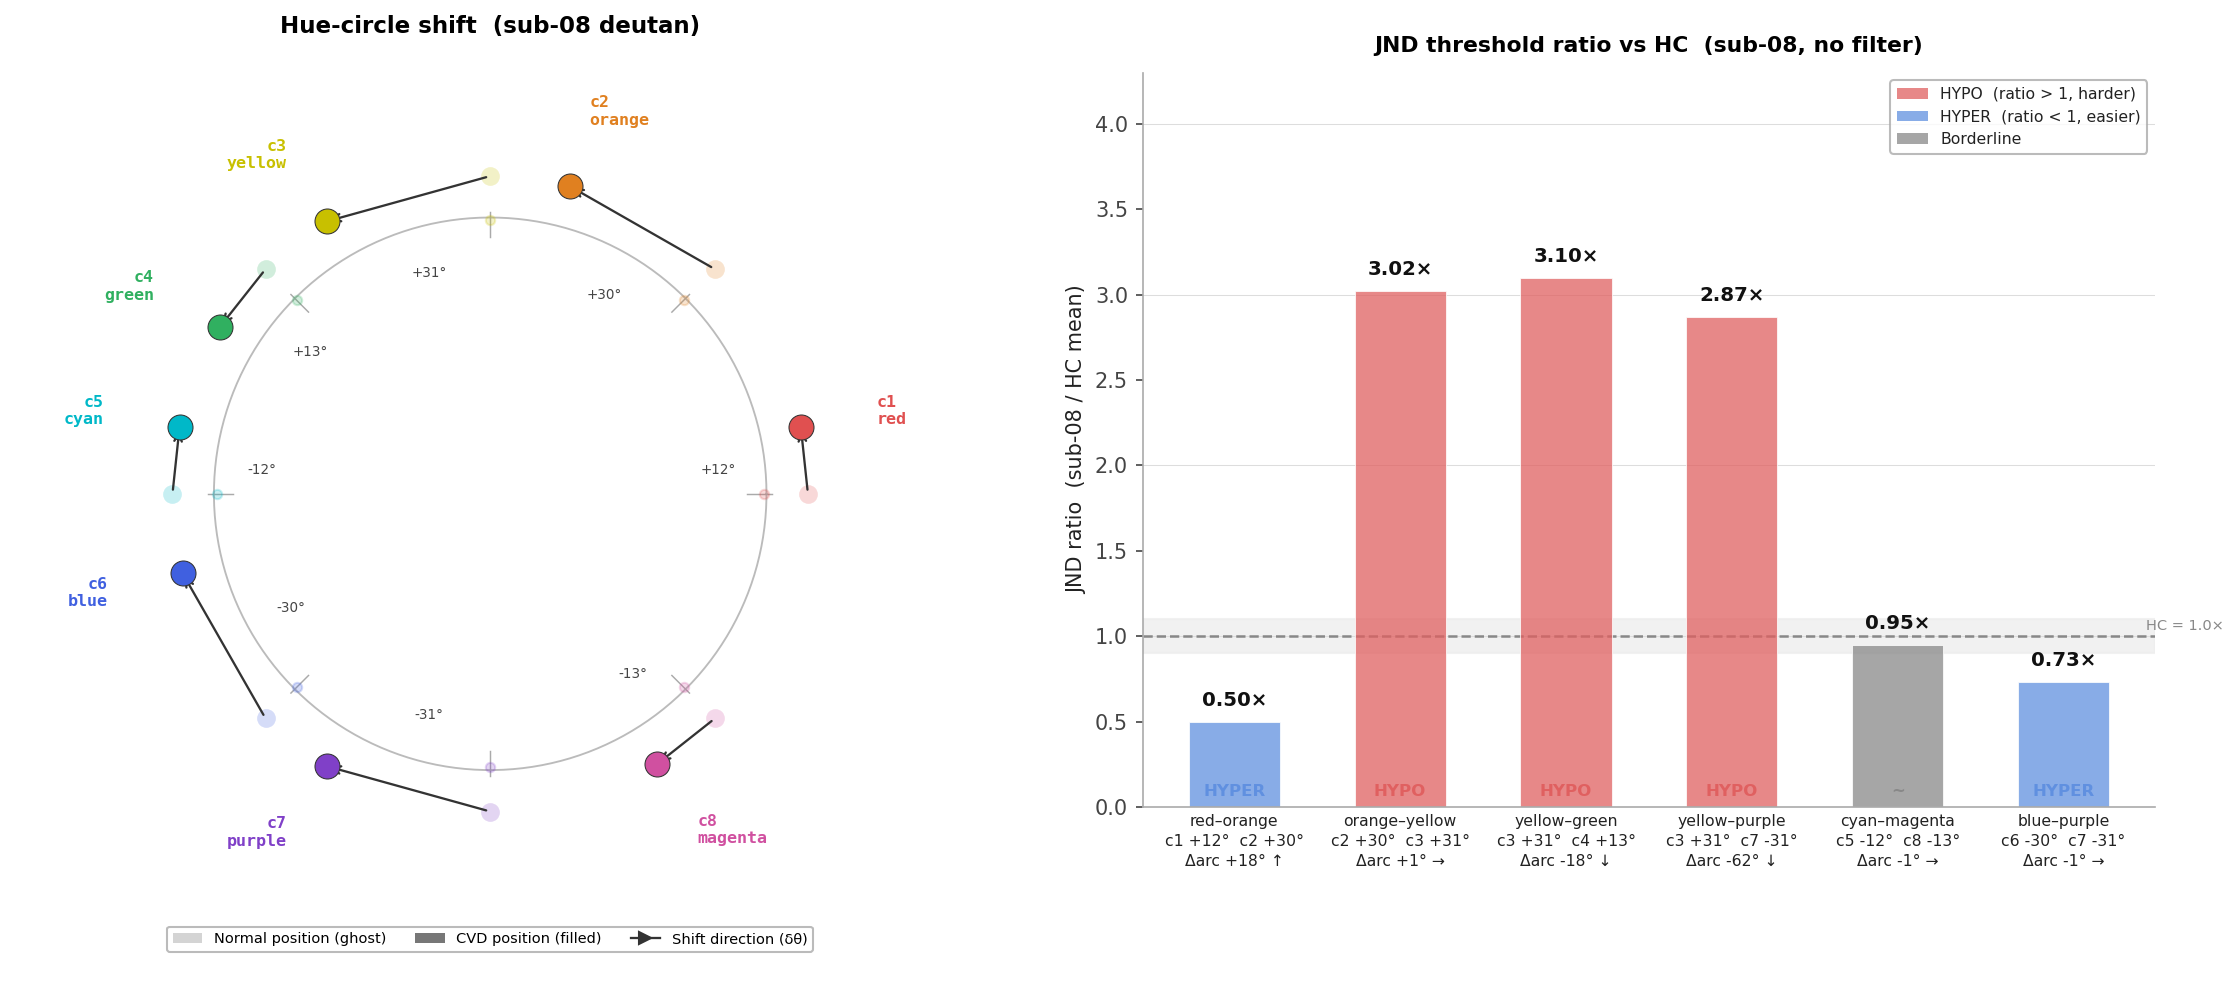

The script that saved this image:
"""
Two-panel figure: CVD hue-circle shift (left) + JND ratio vs HC (right).

Left:  original hue positions (ghost) vs CVD-perceived (h + δθ).
Right: JND ratio (sub-08 / HC-mean) with per-pair δθ values and Δarc.

δθ(h) = 38·cos(h−90°) + (−14)·cos(h−150°)  [sub-08, LOCO-canonical]
"""

import numpy as np
import matplotlib.pyplot as plt
import matplotlib.patches as mpatches

# ── Sub-08 LOCO-canonical parameters ──────────────────────────────────────────
bs, bc, tc = 38.0, -14.0, 150.0

hue_labels_circ = ['c1\nred', 'c2\norange', 'c3\nyellow', 'c4\ngreen',
                   'c5\ncyan',  'c6\nblue',   'c7\npurple', 'c8\nmagenta']
hue_angles_norm = np.array([0, 45, 90, 135, 180, 225, 270, 315], dtype=float)
hue_colors      = ['#E05050', '#E08020', '#C8C000', '#30B060',
                   '#00B8C8', '#4060E0', '#8040C8', '#D050A0']


def delta_theta(h_deg):
    h = np.deg2rad(h_deg)
    return bs * np.cos(h - np.pi/2) + bc * np.cos(h - np.deg2rad(tc))

dtheta         = np.array([delta_theta(h) for h in hue_angles_norm])
hue_angles_cvd = hue_angles_norm + dtheta

# Circular arc distance helper (returns value in [0, 180])
def arc_dist(a, b):
    d = abs(a - b) % 360
    return min(d, 360 - d)


# ── JND data ──────────────────────────────────────────────────────────────────
# (pair_name, i, j, jnd_ratio, jnd_cat)
jnd_pairs = [
    ('red–orange',    0, 1, 0.50, 'HYPER'),
    ('orange–yellow', 1, 2, 3.02, 'HYPO'),
    ('yellow–green',  2, 3, 3.10, 'HYPO'),
    ('yellow–purple', 2, 6, 2.87, 'HYPO'),
    ('cyan–magenta',  4, 7, 0.95, 'borderline'),
    ('blue–purple',   5, 6, 0.73, 'HYPER'),
]
pair_names = [p[0] for p in jnd_pairs]
pair_i     = [p[1] for p in jnd_pairs]
pair_j     = [p[2] for p in jnd_pairs]
jnd_ratios = [p[3] for p in jnd_pairs]
jnd_cats   = [p[4] for p in jnd_pairs]

# Compute per-pair δθ values and Δarc
hue_short = ['c1', 'c2', 'c3', 'c4', 'c5', 'c6', 'c7', 'c8']

def fmt_dtheta(idx):
    v = dtheta[idx]
    return f'{hue_short[idx]} {v:+.0f}°'

def fmt_darc(i, j):
    d_norm = arc_dist(hue_angles_norm[i], hue_angles_norm[j])
    d_cvd  = arc_dist(hue_angles_cvd[i],  hue_angles_cvd[j])
    delta  = d_cvd - d_norm
    if abs(delta) < 2:
        arrow = '→'
    elif delta > 0:
        arrow = '↑'
    else:
        arrow = '↓'
    return f'Δarc {delta:+.0f}° {arrow}', d_norm, d_cvd

# Build multi-line x-tick labels
xtick_labels = []
darc_info    = []
for name, i, j, _, _ in jnd_pairs:
    darc_str, d_norm, d_cvd = fmt_darc(i, j)
    label = f'{name}\n{fmt_dtheta(i)}  {fmt_dtheta(j)}\n{darc_str}'
    xtick_labels.append(label)
    darc_info.append((d_norm, d_cvd))

# LOCO significance per hue — unified ★ (LOCO-sig at V1 and/or V2)
loco_sig_set = {1, 2, 6}   # c2 orange, c3 yellow, c7 purple

def bar_color(cat):
    return {'HYPO': '#E06060', 'HYPER': '#6090E0', 'borderline': '#888888'}[cat]


# ═══════════════════════════════════════════════════════════════════════════════
# Figure layout — taller right-panel bottom for 3-line x labels
# ═══════════════════════════════════════════════════════════════════════════════
fig = plt.figure(figsize=(15, 7.2))
fig.patch.set_facecolor('white')

ax_circ = fig.add_axes([0.01, 0.07, 0.46, 0.88])
ax_jnd  = fig.add_axes([0.53, 0.22, 0.45, 0.68])

for ax in [ax_circ, ax_jnd]:
    ax.set_facecolor('white')


# ── LEFT: hue circle ──────────────────────────────────────────────────────────
ax = ax_circ
ax.set_aspect('equal')
ax.set_xlim(-1.72, 1.72)
ax.set_ylim(-1.72, 1.72)
ax.axis('off')

# Guide circle
th = np.linspace(0, 2*np.pi, 360)
ax.plot(np.cos(th), np.sin(th), color='#BBBBBB', lw=0.9, zorder=1)

# Tick marks
for angle in range(0, 360, 45):
    a = np.deg2rad(angle)
    ax.plot([0.93*np.cos(a), 1.02*np.cos(a)],
            [0.93*np.sin(a), 1.02*np.sin(a)],
            color='#AAAAAA', lw=0.7)

r_dot   = 1.15
r_label = 1.43

for i, (h_n, h_c, color) in enumerate(zip(hue_angles_norm, hue_angles_cvd, hue_colors)):
    a_n = np.deg2rad(h_n)
    a_c = np.deg2rad(h_c)
    x_n, y_n = r_dot * np.cos(a_n), r_dot * np.sin(a_n)
    x_c, y_c = r_dot * np.cos(a_c), r_dot * np.sin(a_c)

    # Ghost dot (normal position)
    ax.plot(x_n, y_n, 'o', color=color, ms=9, alpha=0.22, zorder=4,
            markeredgecolor='none')

    # Arrow normal → CVD
    if abs(dtheta[i]) > 3:
        ax.annotate('', xy=(x_c, y_c), xytext=(x_n, y_n),
                    arrowprops=dict(arrowstyle='->', color='#333333',
                                   lw=1.1, mutation_scale=9),
                    zorder=5)

    # Filled CVD dot
    ax.plot(x_c, y_c, 'o', color=color, ms=12, zorder=6,
            markeredgecolor='#333333', markeredgewidth=0.5)

    # δθ annotation
    if abs(dtheta[i]) > 5:
        a_mid = np.deg2rad((h_n + h_c) / 2)
        mx, my = 0.83 * np.cos(a_mid), 0.83 * np.sin(a_mid)
        sign = '+' if dtheta[i] >= 0 else ''
        ax.text(mx, my, f'{sign}{dtheta[i]:.0f}°', color='#444444',
                fontsize=6.5, ha='center', va='center')

    # Hue label
    lx = r_label * np.cos(a_c)
    ly = r_label * np.sin(a_c)
    ha = 'center'
    if lx > 0.35:  ha = 'left'
    elif lx < -0.35:  ha = 'right'
    ax.text(lx, ly, hue_labels_circ[i], color=color, fontsize=8,
            ha=ha, va='center', fontweight='bold', fontfamily='monospace')

# Normal-position tiny dots on guide circle
for i, h_n in enumerate(hue_angles_norm):
    a = np.deg2rad(h_n)
    ax.plot(0.99*np.cos(a), 0.99*np.sin(a), 'o',
            color=hue_colors[i], ms=4.5, alpha=0.22, zorder=3)

# Title
ax.text(0, 1.65, 'Hue-circle shift  (sub-08 deutan)',
        color='black', fontsize=11, ha='center', va='bottom', fontweight='bold')

# Legend
legend_els = [
    mpatches.Patch(facecolor='#AAAAAA', alpha=0.5, label='Normal position (ghost)'),
    mpatches.Patch(facecolor='#555555', alpha=0.8, label='CVD position (filled)'),
    plt.Line2D([0], [0], color='#333333', lw=1.1, marker='>',
               label='Shift direction (δθ)'),
]
ax.legend(handles=legend_els, loc='lower center', fontsize=7,
          facecolor='white', edgecolor='#AAAAAA', labelcolor='black',
          bbox_to_anchor=(0.5, 0.01), ncol=3)


# ── RIGHT: JND bar chart ──────────────────────────────────────────────────────
ax = ax_jnd
n = len(jnd_pairs)
x = np.arange(n)
w = 0.55

# HC reference band & line
ax.axhspan(0.90, 1.10, color='#EEEEEE', alpha=0.8, zorder=0)
ax.axhline(1.0, color='#888888', lw=1.2, ls='--', zorder=1)
ax.text(n - 0.5, 1.02, 'HC = 1.0×', color='#888888', fontsize=7, va='bottom')

for k, (ratio, cat) in enumerate(zip(jnd_ratios, jnd_cats)):
    col = bar_color(cat)
    ax.bar(k, ratio, width=w, color=col, alpha=0.75, zorder=2,
           edgecolor='white', linewidth=0.5)

    # Ratio value label
    y_off = 0.07
    ax.text(k, ratio + y_off, f'{ratio:.2f}×', color='#111111',
            ha='center', va='bottom', fontsize=9.5, fontweight='bold')

    # HYPO/HYPER tag inside bar bottom
    tag = {'HYPO': 'HYPO', 'HYPER': 'HYPER', 'borderline': '~'}[cat]
    ax.text(k, 0.05, tag, color=bar_color(cat), ha='center', va='bottom',
            fontsize=8, fontweight='bold', zorder=3)

# Multi-line x-tick labels (pair name / δθ values / Δarc)
ax.set_xticks(x)
ax.set_xticklabels(xtick_labels, rotation=0, ha='center',
                   fontsize=7.5, color='#222222', linespacing=1.4)

# Axes styling
ax.set_ylim(0, 4.3)
ax.set_ylabel('JND ratio  (sub-08 / HC mean)', color='#222222', fontsize=10)
ax.tick_params(axis='x', colors='#222222', length=0)
ax.tick_params(axis='y', colors='#444444')
ax.spines['bottom'].set_color('#AAAAAA')
ax.spines['left'].set_color('#AAAAAA')
ax.spines['top'].set_visible(False)
ax.spines['right'].set_visible(False)

# Y-axis grid
for ytick in [1, 2, 3, 4]:
    ax.axhline(ytick, color='#DDDDDD', lw=0.5, zorder=0)

ax.set_title('JND threshold ratio vs HC  (sub-08, no filter)',
             color='black', fontsize=10.5, pad=10, fontweight='bold')

# Legend
legend_els = [
    mpatches.Patch(facecolor='#E06060', alpha=0.75, label='HYPO  (ratio > 1, harder)'),
    mpatches.Patch(facecolor='#6090E0', alpha=0.75, label='HYPER  (ratio < 1, easier)'),
    mpatches.Patch(facecolor='#888888', alpha=0.75, label='Borderline'),
]
ax.legend(handles=legend_els, fontsize=7.5, facecolor='white',
          edgecolor='#AAAAAA', labelcolor='#222222', loc='upper right')


# ── Save ──────────────────────────────────────────────────────────────────────
outpath = ('/Users/jinilkim/Library/CloudStorage/OneDrive-Personal/Projects/'
           'colorBlind_analysis/analysis/future_phase3_behavioral_analysis/'
           'figures/hue_circle_before_after.png')
plt.savefig(outpath, dpi=150, bbox_inches='tight', facecolor='white')
print(f'Saved: {outpath}')
plt.close()
